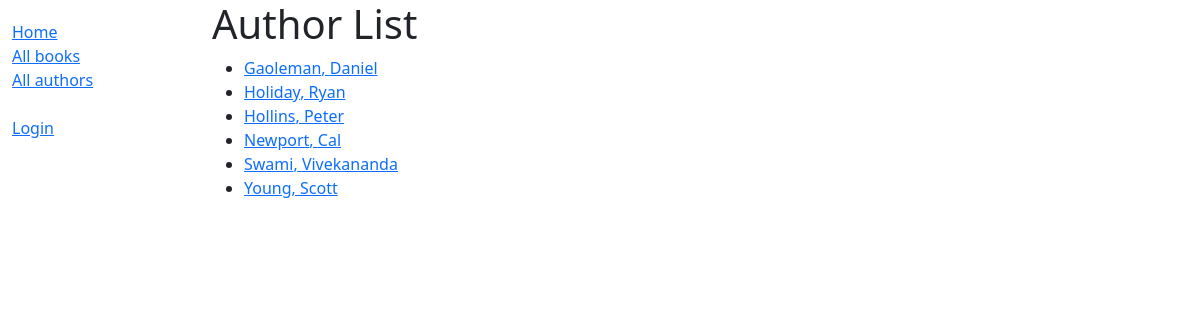
Screenshot of /catalog/authors/ with the database file from the repository.
### catalog/models.py (models this page shows, shortened)
class Author(models.Model):
    first_name = models.CharField(max_length=100)
    last_name = models.CharField(max_length=100)
    date_of_birth = models.DateField(null=True, blank=True)
    date_of_death = models.DateField("Died", null=True, blank=True)
    class Meta:
        ordering = ["last_name", "first_name"]
    def get_absolute_url(self):
        return reverse('author-detail', args=[str(self.id)])

### catalog/views.py (the view)
# urls.py: path("authors/", views.AuthorListView.as_view(), name="authors"),
class AuthorListView(generic.ListView):
    model = Author
    context_object_name = "author_list"
    queryset = Author.objects.all()
    template_name = "authors/author_list.html"

### catalog/templates/catalog/author_list.html
{% extends "base_generic.html" %}
{% block content %}
    <h1>Author List</h1>
    {% if author_list %}
        <ul>
            {% for author in author_list %}
                <li>
                    <a href="{{ author.get_absolute_url }}">
                        {{ author.last_name}}, {{ author.first_name }}
                    </a>
                </li>
            {% endfor%}
        </ul>
    {% else %}
        <p>No authors available</p>
    {% endif %}
{% endblock %}

### rows the page displays
Author: last_name "Gaoleman", first_name "Daniel"
Author: last_name "Holiday", first_name "Ryan"
Author: last_name "Hollins", first_name "Peter"
Author: last_name "Newport", first_name "Cal"
Author: last_name "Swami", first_name "Vivekananda"
Author: last_name "Young", first_name "Scott"
